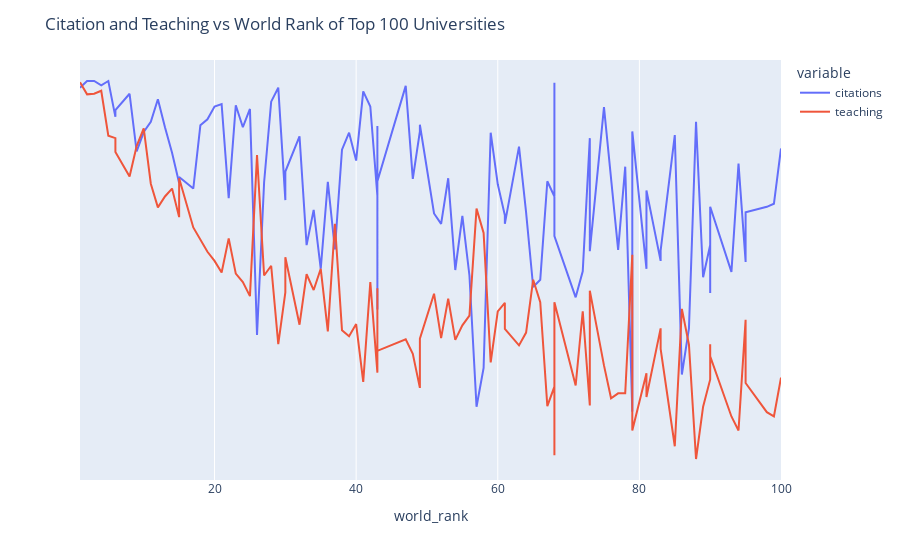

Notebook source saved alongside this figure:
### Code cell
# Step 1: Create the traces of the plots
fig = px.line(df, x="world_rank", y=["citations","teaching"],
              hover_name = "university_name") # cha

# Step 2: Update the layout of the plot

fig.update_layout(title_text='Citation and Teaching vs World Rank of Top 100 Universities')

# hide and lock down axes
fig.update_yaxes(visible=False, fixedrange=True)

fig.show()

### Figure 1 — Plotly figure (JSON) as saved in the notebook; plotly's stock layout.template omitted (floating-point values rounded to 4 significant figures)
{"data": [{"hovertemplate": "<b>%{hovertext}</b><br><br>variable=citations<br>world_rank=%{x}<br>value=%{y}<extra></extra>", "hovertext": ["Harvard University", "California Institute of Technology", "Massachusetts Institute of Technology", "Stanford University", "Princeton University", "University of Cambridge", "University of Oxford", "University of California, Berkeley", "Imperial College London", "Yale University", "University of California, Los Angeles", "University of Chicago", "Johns Hopkins University", "Cornell University", "ETH Zurich – Swiss Federal Institute of Technology Zurich", "University of Michigan", "University of Toronto", "Columbia University", "University of Pennsylvania", "Carnegie Mellon University", "University of Hong Kong", "University College London", "University of Washington", "Duke University", "Northwestern University", "University of Tokyo", "Georgia Institute of Technology", "Pohang University of Science and Technology", "University of California, Santa Barbara", "University of British Columbia", "University of North Carolina at Chapel Hill", "University of California, San Diego", "University of Illinois at Urbana-Champaign", "National University of Singapore", "McGill University", "University of Melbourne", "Peking University", "Washington University in St Louis", "École Polytechnique", "University of Edinburgh", "Hong Kong University of Science and Technology", "École Normale Supérieure", "Australian National University", "Karolinska Institute", "University of Göttingen", "University of Wisconsin", "Rice University", "École Polytechnique Fédérale de Lausanne", "University of California, Irvine", "University of Science and Technology of China", "Vanderbilt University", "University of Minnesota", "Tufts University", "University of California, Davis", "Brown University", "University of Massachusetts", "Kyoto University", "Tsinghua University", "Boston University", "New York University", "Emory University", "LMU Munich", "University of Notre Dame", "University of Pittsburgh", "Case Western Reserve University", "Ohio State University", "University of Colorado Boulder", "University of Bristol", "University of California, Santa Cruz", "Yeshiva University", "University of Sydney", "University of Virginia", "University of Adelaide", "University of Southern California", "William & Mary", "Trinity College Dublin", "King’s College London", "Stony Brook University", "Korea Advanced Institute of Science and Technology (KAIST)", "University of Sussex", "The University of Queensland", "University of York", "Heidelberg University", "University of Utah", "Durham University", "London School of Economics and Political Science", "University of Manchester", "Royal Holloway, University of London", "Lund University", "University of Southampton", "University of Zurich", "Wake Forest University", "McMaster University", "University College Dublin", "George Washington University", "University of Arizona", "University of Basel", "University of Maryland, College Park", "Dartmouth College", "École Normale Supérieure de Lyon"], "legendgroup": "citations", "line": {"color": "#636efa", "dash": "solid"}, "mode": "lines", "name": "citations", "orientation": "v", "showlegend": true, "type": "scatter", "x": ["1", "2", "3", "4", "5", "6", "6", "8", "9", "10", "11", "12", "13", "14", "15", "15", "17", "18", "19", "20", "21", "22", "23", "24", "25", "26", "27", "28", "29", "30", "30", "32", "33", "34", "35", "36", "37", "38", "39", "40", "41", "42", "43", "43", "43", "43", "47", "48", "49", "49", "51", "52", "53", "54", "55", "56", "57", "58", "59", "60", "61", "61", "63", "64", "65", "66", "67", "68", "68", "68", "71", "72", "73", "73", "75", "76", "77", "78", "79", "79", "81", "81", "83", "83", "85", "86", "87", "88", "89", "90", "90", "90", "93", "94", "95", "95", "95", "98", "99", "100"], "xaxis": "x", "y": [98.8, 99.9, 99.9, 99.2, 99.9, 94, 95.1, 97.8, 88.3, 91.5, 93.2, 96.9, 92.3, 88.1, 83.1, 84.1, 82.2, 92.6, 93.6, 95.7, 96.1, 80.6, 95.9, 92.3, 95.3, 58.1, 83.2, 96.5, 98.8, 80.3, 85, 90.8, 72.9, 78.7, 69, 83.3, 72.2, 88.6, 91.4, 86.8, 98.2, 95.7, 81, 62.3, 92.5, 83.4, 99.1, 83.8, 91.6, 92.7, 78.1, 76.4, 83.9, 68.8, 77.7, 67.9, 46.3, 52.7, 91.4, 82.9, 77.8, 76.4, 89.1, 78.3, 66, 67.2, 83.4, 80.9, 99.6, 74.4, 64.3, 68.6, 90.5, 71.9, 95.6, 84.4, 72.1, 85.8, 45.5, 91.6, 69, 81.9, 70.3, 72, 91, 51.6, 59.2, 93.2, 67.6, 72.9, 65, 79.2, 68.5, 86.3, 70.2, 70.1, 78.3, 79.2, 79.7, 88.8], "yaxis": "y"}, {"hovertemplate": "<b>%{hovertext}</b><br><br>variable=teaching<br>world_rank=%{x}<br>value=%{y}<extra></extra>", "hovertext": ["Harvard University", "California Institute of Technology", "Massachusetts Institute of Technology", "Stanford University", "Princeton University", "University of Cambridge", "University of Oxford", "University of California, Berkeley", "Imperial College London", "Yale University", "University of California, Los Angeles", "University of Chicago", "Johns Hopkins University", "Cornell University", "ETH Zurich – Swiss Federal Institute of Technology Zurich", "University of Michigan", "University of Toronto", "Columbia University", "University of Pennsylvania", "Carnegie Mellon University", "University of Hong Kong", "University College London", "University of Washington", "Duke University", "Northwestern University", "University of Tokyo", "Georgia Institute of Technology", "Pohang University of Science and Technology", "University of California, Santa Barbara", "University of British Columbia", "University of North Carolina at Chapel Hill", "University of California, San Diego", "University of Illinois at Urbana-Champaign", "National University of Singapore", "McGill University", "University of Melbourne", "Peking University", "Washington University in St Louis", "École Polytechnique", "University of Edinburgh", "Hong Kong University of Science and Technology", "École Normale Supérieure", "Australian National University", "Karolinska Institute", "University of Göttingen", "University of Wisconsin", "Rice University", "École Polytechnique Fédérale de Lausanne", "University of California, Irvine", "University of Science and Technology of China", "Vanderbilt University", "University of Minnesota", "Tufts University", "University of California, Davis", "Brown University", "University of Massachusetts", "Kyoto University", "Tsinghua University", "Boston University", "New York University", "Emory University", "LMU Munich", "University of Notre Dame", "University of Pittsburgh", "Case Western Reserve University", "Ohio State University", "University of Colorado Boulder", "University of Bristol", "University of California, Santa Cruz", "Yeshiva University", "University of Sydney", "University of Virginia", "University of Adelaide", "University of Southern California", "William & Mary", "Trinity College Dublin", "King’s College London", "Stony Brook University", "Korea Advanced Institute of Science and Technology (KAIST)", "University of Sussex", "The University of Queensland", "University of York", "Heidelberg University", "University of Utah", "Durham University", "London School of Economics and Political Science", "University of Manchester", "Royal Holloway, University of London", "Lund University", "University of Southampton", "University of Zurich", "Wake Forest University", "McMaster University", "University College Dublin", "George Washington University", "University of Arizona", "University of Basel", "University of Maryland, College Park", "Dartmouth College", "École Normale Supérieure de Lyon"], "legendgroup": "teaching", "line": {"color": "#EF553B", "dash": "solid"}, "mode": "lines", "name": "teaching", "orientation": "v", "showlegend": true, "type": "scatter", "x": ["1", "2", "3", "4", "5", "6", "6", "8", "9", "10", "11", "12", "13", "14", "15", "15", "17", "18", "19", "20", "21", "22", "23", "24", "25", "26", "27", "28", "29", "30", "30", "32", "33", "34", "35", "36", "37", "38", "39", "40", "41", "42", "43", "43", "43", "43", "47", "48", "49", "49", "51", "52", "53", "54", "55", "56", "57", "58", "59", "60", "61", "61", "63", "64", "65", "66", "67", "68", "68", "68", "71", "72", "73", "73", "75", "76", "77", "78", "79", "79", "81", "81", "83", "83", "85", "86", "87", "88", "89", "90", "90", "90", "93", "94", "95", "95", "95", "98", "99", "100"], "xaxis": "x", "y": [99.7, 97.7, 97.8, 98.3, 90.9, 90.5, 88.2, 84.2, 89.2, 92.1, 83, 79.1, 80.9, 82.2, 77.5, 83.9, 75.8, 73.8, 71.8, 70.3, 68.4, 74, 68.2, 66.8, 64.5, 87.7, 67.9, 69.5, 56.6, 65.1, 70.9, 59.8, 68.1, 65.5, 69, 58.7, 76.4, 58.9, 57.9, 59.9, 50.4, 66.8, 51.9, 65.8, 57.3, 55.5, 57.4, 55, 49.4, 57.5, 64.9, 57.6, 64.1, 57.3, 59.7, 61.3, 78.9, 74.9, 53.6, 62, 63.4, 59.1, 56.4, 58.5, 67.2, 63.5, 46.4, 49.6, 38.3, 63.5, 49.8, 62, 46.5, 65.4, 53.1, 47.7, 48.5, 48.5, 71.3, 42.4, 51.8, 47.9, 59.2, 55.8, 39.8, 62.4, 56.5, 37.7, 46.3, 50.8, 56.6, 54.6, 44.7, 42.4, 60.6, 52.4, 50.2, 45.4, 44.7, 51.1], "yaxis": "y"}], "layout": {"legend": {"title": {"text": "variable"}, "tracegroupgap": 0}, "margin": {"t": 60}, "title": {"text": "Citation and Teaching vs World Rank of Top 100 Universities"}, "xaxis": {"anchor": "y", "domain": [0, 1], "title": {"text": "world_rank"}}, "yaxis": {"anchor": "x", "domain": [0, 1], "fixedrange": true, "title": {"text": "value"}, "visible": false}}}
